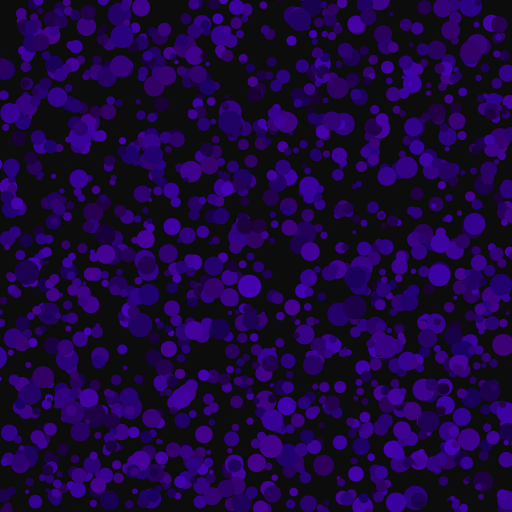
Frame 1 (no input)
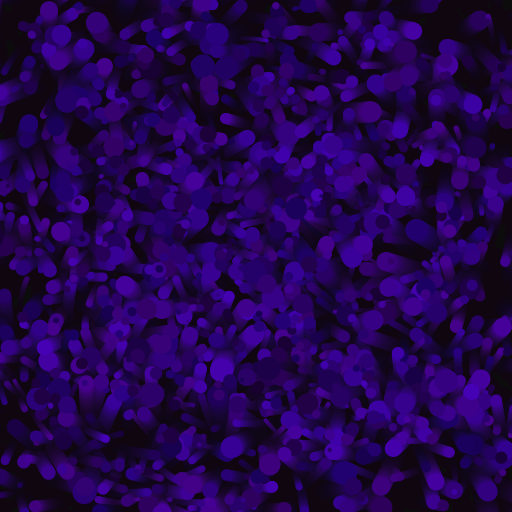
Frame 60 (the mouse pressed at the canvas centre just before this capture)
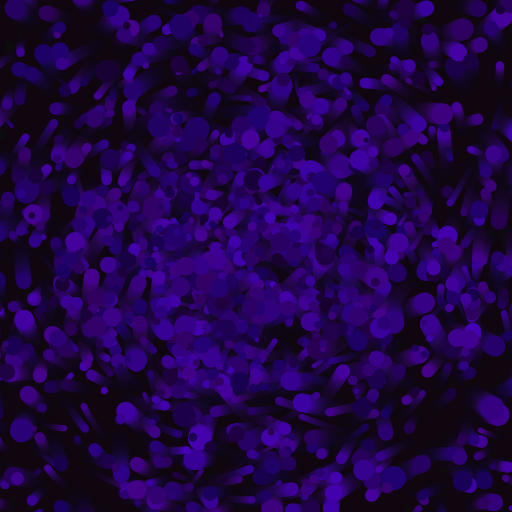
Frame 120 (the mouse held since frame 60 and released just before this capture)

The Processing sketch that drew these frames (run headless with seeded random() and noise(); from frame 60 on, the mouse is pressed at the canvas centre):

// Processing sketch: Planets
// ── Planets.pde
PVector mainPlanetPos;

Planet mainPlanet;
Planet[] planets;

int planetCount = 1500;

////////////////////

PVector centerPos;

float backgroundFade = 0.05f;

float deltaTime;
float lastTime;

//////////////////////

color colorFromVec3(PVector colorVector)
{
  return color(colorVector.x, colorVector.y, colorVector.z);
}

color randomColor()
{
  float r = random(0.1, 0.3);
  float g = random(0, 0);
  float b = 2*r + random(0.0, 0.2);

  return color (r, g, b);

  //return colorFromVec3(PVectorAbs(PVector.random3D().mult(random(0.4,1))));
}

/////////////////////////

PVector PVectorAbs(PVector vector)
{
  vector.x = abs(vector.x);
  vector.y = abs(vector.y);
  vector.z = abs(vector.z);
  return vector;
}

PVector getRandomPos()
{
  float x = random(0, width);
  float y = random(0, height);

  return new PVector(x, y);
}

////////////////////////////

void setup()
{
  size(512, 512);
  colorMode(RGB, 1.0f);
  noStroke();

  background(backgroundFade);
  centerPos = new PVector(width/2, height/2);

  mainPlanet = new Planet(getRandomPos(), PVector.random2D(), 0.05f, randomColor());
  mainPlanet.planetVel.mult(150.0f);
  mainPlanetPos = mainPlanet.planetPos;

  planets = new Planet[planetCount];

  for (int i = 0; i < planetCount; i++)
  {
    float mass = random(0.35, 1);
    mass *= random(0.35, 1);
    planets[i] = new Planet(getRandomPos(), PVector.random2D(), mass * 5, randomColor());
    planets[i].planetVel.mult(random(50, 100));
  }

  lastTime =0.0f;
}

///////////////////////////

void draw()
{
  float currentTime = millis()/1000.0f;
  deltaTime = currentTime - lastTime;

  mainPlanet.update();
  mainPlanet.drawPlanet();

  for (int i = 0; i < planetCount; i++)
  {
    planets[i].update();
    planets[i].drawPlanet();
  }

  print(floor(frameRate) + "\n");

  lastTime = currentTime;
  fill(backgroundFade, 0.1f);
  rect(0, 0, width, height);
}

// ── Planet.pde
class Planet
{
  PVector planetPos;
  PVector planetVel;
  PVector planetAcc;
  float planetMass;
  color planetColor;

  Planet(PVector pos, PVector vel, float mass, color c)
  {
    planetPos = pos;
    planetVel = vel;
    planetMass = mass;
    planetColor = c;
  }

  void update()
  {
    planetAcc = PVector.sub(PVector.add(mainPlanetPos, centerPos).mult(0.5f), planetPos);
    planetAcc.normalize();
    planetAcc.mult(1.0f/planetMass);
    planetVel.add(planetAcc);

    PVector tempVel = PVector.mult(planetVel, deltaTime);
    planetPos.add(tempVel);
  }

  void drawPlanet()
  {
    fill(planetColor);
    circle(planetPos.x, planetPos.y, 5*planetMass);
  }
}
